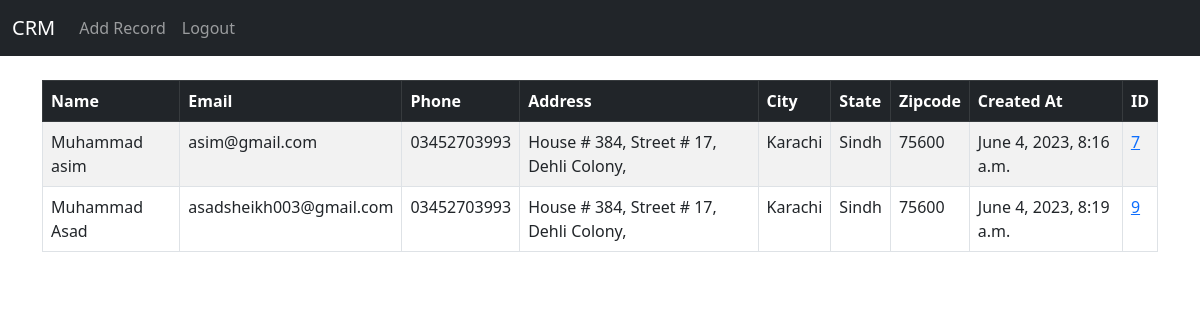
The page / (signed in) on the database its author committed.
### website/models.py (models this page shows, shortened)
class Record(models.Model):
	created_at = models.DateTimeField(auto_now_add=True)
	first_name = models.CharField(max_length=50)
	last_name =  models.CharField(max_length=50)
	email =  models.CharField(max_length=100)
	phone = models.CharField(max_length=15)
	address =  models.CharField(max_length=100)
	city =  models.CharField(max_length=50)
	state =  models.CharField(max_length=50)
	zipcode =  models.CharField(max_length=20)

### website/views.py (the view)
# urls.py: path('', views.home, name='home'),
def home(request):
	records = Record.objects.all()
	if request.method == 'POST':
		username = request.POST['username']
		password = request.POST['password']
		user = authenticate(request, username=username, password=password)
		if user is not None:
			login(request, user)
			messages.success(request, "You Have Been Logged In!")
			return redirect('home')
		else:
			messages.success(request, "There Was An Error Logging In, Please Try Again...")
			return redirect('home')
	else:
		return render(request, 'home.html', {'records':records})

### website/templates/home.html (shortened to what this page needs)
{% extends 'base.html' %}
{% block content %}
{% if user.is_authenticated %}
<table class="table table-striped table-hover table-bordered">
  <thead class="table-dark">
    <tr>
      <th scope="col">Name</th>
      <th scope="col">Email</th>
      <th scope="col">Phone</th>
      <th scope="col">Address</th>
      <th scope="col">City</th>
      <th scope="col">State</th>
      <th scope="col">Zipcode</th>
      <th scope="col">Created At</th>
      <th scope="col">ID</th>
    </tr>
  </thead>
  <tbody>
{% if records %}
	{% for record in records %}
		<tr>
			<td>{{ record.first_name }} {{ record.last_name }}</td>
			<td>{{ record.email }}</td>
			<td>{{ record.phone }}</td>
			<td>{{ record.address }}</td>
			<td>{{ record.city }}</td>
			<td>{{ record.state }}</td>
			<td>{{ record.zipcode }}</td>
			<td>{{ record.created_at }}</td>
			<td><a href="{% url 'record' record.id %}">{{ record.id }}</a></td>
		</tr>
	{% endfor %}
{% endif %}
	  </tbody>
	</table>
{% endif %}
{% endblock %}

### website/templates/base.html (shortened to what this page needs)
<!doctype html>
<html lang="en">
  <head>
    <link href="https://cdn.jsdelivr.net/npm/bootstrap@5.3.0-alpha1/dist/css/bootstrap.min.css" rel="stylesheet">
  </head>
  <body>
    {% include 'navbar.html' %}
    <div class="container">
      <br/>
      {% block content %}
      {% endblock%}
    </div>
  </body>
</html>

### website/templates/navbar.html (shortened to what this page needs)
<nav class="navbar navbar-expand-lg navbar-dark bg-dark">
  <div class="container-fluid">
    <a class="navbar-brand" href="{% url 'home' %}">CRM</a>
    <div class="collapse navbar-collapse" id="navbarSupportedContent">
      <ul class="navbar-nav me-auto mb-2 mb-lg-0">
        {% if user.is_authenticated %}
        <li class="nav-item">
          <a class="nav-link" href="{% url 'add_record' %}">Add Record</a>
        </li>
        <li class="nav-item">
          <a class="nav-link" href="{% url 'logout' %}">Logout</a>
        </li>
        {% endif %}
      </ul>
    </div>
  </div>
</nav>

### rows shown on the page
Record: first_name "Muhammad", last_name "asim", email "asim@gmail.com", phone "03452703993", address "House # 384, Street # 17, Dehli Colony,", city "Karachi", state "Sindh", zipcode "75600", created_at "June 4, 2023, 8:16 a.m.", id "7"
Record: first_name "Muhammad", last_name "Asad", email "asadsheikh003@gmail.com", phone "03452703993", address "House # 384, Street # 17, Dehli Colony,", city "Karachi", state "Sindh", zipcode "75600", created_at "June 4, 2023, 8:19 a.m.", id "9"
